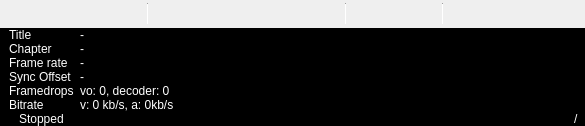
  <widget class="QWidget" name="centralwidget">
   <layout class="QVBoxLayout" name="centralwidgetLAyout">
    <property name="spacing">
     <number>0</number>
    </property>
    <property name="leftMargin">
     <number>0</number>
    </property>
    <property name="topMargin">
     <number>0</number>
    </property>
    <property name="rightMargin">
     <number>0</number>
    </property>
    <property name="bottomMargin">
     <number>0</number>
    </property>
    <item>
     <widget class="QWidget" name="mpvWidget" native="true">
      <layout class="QVBoxLayout" name="mpvWidgetLayout">
       <property name="spacing">
        <number>0</number>
       </property>
       <property name="leftMargin">
        <number>0</number>
       </property>
       <property name="topMargin">
        <number>0</number>
       </property>
       <property name="rightMargin">
        <number>0</number>
       </property>
       <property name="bottomMargin">
        <number>0</number>
       </property>
      </layout>
     </widget>
    </item>
    <item>
     <widget class="QWidget" name="bottomArea" native="true">
      <property name="autoFillBackground">
       <bool>true</bool>
      </property>
      <layout class="QVBoxLayout" name="bottomAreaLayout">
       <property name="spacing">
        <number>0</number>
       </property>
       <property name="sizeConstraint">
        <enum>QLayout::SizeConstraint::SetMinimumSize</enum>
       </property>
       <property name="leftMargin">
        <number>0</number>
       </property>
       <property name="topMargin">
        <number>0</number>
       </property>
       <property name="rightMargin">
        <number>0</number>
       </property>
       <property name="bottomMargin">
        <number>0</number>
       </property>
       <item>
        <widget class="QFrame" name="controlSection">
         <layout class="QVBoxLayout" name="controlSectionLayout">
          <property name="spacing">
           <number>0</number>
          </property>
          <property name="leftMargin">
           <number>0</number>
          </property>
          <property name="topMargin">
           <number>0</number>
          </property>
          <property name="rightMargin">
           <number>0</number>
          </property>
          <property name="bottomMargin">
           <number>0</number>
          </property>
          <item>
           <widget class="QWidget" name="seekbar" native="true">
            <layout class="QHBoxLayout" name="seekbarLayout">
             <property name="leftMargin">
              <number>6</number>
             </property>
             <property name="topMargin">
              <number>0</number>
             </property>
             <property name="rightMargin">
              <number>6</number>
             </property>
             <property name="bottomMargin">
              <number>0</number>
             </property>
            </layout>
           </widget>
          </item>
          <item>
           <widget class="QWidget" name="controlbar" native="true">
            <layout class="QHBoxLayout" name="controlbarLayout" stretch="0,0,0,0,0,0,0,0,0,0,0,0,0,0,1,0,0,0,0,0,0,0,0">
             <property name="leftMargin">
              <number>6</number>
             </property>
             <property name="topMargin">
              <number>3</number>
             </property>
             <property name="rightMargin">
              <number>6</number>
             </property>
             <property name="bottomMargin">
              <number>3</number>
             </property>
             <item>
              <widget class="QPushButton" name="play">
               <property name="enabled">
                <bool>false</bool>
               </property>
               <property name="toolTip">
                <string>Play</string>
               </property>
               <property name="icon">
                <iconset>
                 <normalon>:/images/theme/black/media-playback-start.svg</normalon>
                </iconset>
               </property>
               <property name="checkable">
                <bool>true</bool>
               </property>
               <property name="flat">
                <bool>true</bool>
               </property>
              </widget>
             </item>
             <item>
              <widget class="QPushButton" name="pause">
               <property name="enabled">
                <bool>false</bool>
               </property>
               <property name="toolTip">
                <string>Pause</string>
               </property>
               <property name="icon">
                <iconset>
                 <normalon>:/images/theme/black/media-playback-pause.svg</normalon>
                </iconset>
               </property>
               <property name="checkable">
                <bool>true</bool>
               </property>
               <property name="flat">
                <bool>true</bool>
               </property>
              </widget>
             </item>
             <item>
              <widget class="QPushButton" name="stop">
               <property name="enabled">
                <bool>false</bool>
               </property>
               <property name="toolTip">
                <string>Stop</string>
               </property>
               <property name="icon">
                <iconset>
                 <normalon>:/images/theme/black/media-playback-stop.svg</normalon>
                </iconset>
               </property>
               <property name="checkable">
                <bool>true</bool>
               </property>
               <property name="flat">
                <bool>true</bool>
               </property>
              </widget>
             </item>
             <item>
              <spacer name="controlbarSpacer1">
               <property name="orientation">
                <enum>Qt::Orientation::Horizontal</enum>
               </property>
               <property name="sizeType">
                <enum>QSizePolicy::Policy::Fixed</enum>
               </property>
               <property name="sizeHint" stdset="0">
                <size>
                 <width>3</width>
                 <height>20</height>
                </size>
               </property>
              </spacer>
             </item>
             <item>
              <widget class="Line" name="verticalLine1">
               <property name="maximumSize">
                <size>
                 <width>1</width>
                 <height>40</height>
                </size>
               </property>
               <property name="orientation">
                <enum>Qt::Orientation::Vertical</enum>
               </property>
              </widget>
             </item>
             <item>
              <spacer name="controlbarSpacer1b">
               <property name="orientation">
                <enum>Qt::Orientation::Horizontal</enum>
               </property>
               <property name="sizeType">
                <enum>QSizePolicy::Policy::Fixed</enum>
               </property>
               <property name="sizeHint" stdset="0">
                <size>
                 <width>4</width>
                 <height>20</height>
                </size>
               </property>
              </spacer>
             </item>
             <item>
              <widget class="QPushButton" name="skipBackward">
               <property name="enabled">
                <bool>false</bool>
               </property>
               <property name="toolTip">
                <string>Skip Backward</string>
               </property>
               <property name="icon">
                <iconset>
                 <normalon>:/images/theme/black/go-previous.svg</normalon>
                </iconset>
               </property>
               <property name="flat">
                <bool>true</bool>
               </property>
              </widget>
             </item>
             <item>
              <widget class="QPushButton" name="speedDecrease">
               <property name="enabled">
                <bool>false</bool>
               </property>
               <property name="toolTip">
                <string>Speed Decrease</string>
               </property>
               <property name="icon">
                <iconset>
                 <normalon>:/images/theme/black/media-seek-backward.svg</normalon>
                </iconset>
               </property>
               <property name="flat">
                <bool>true</bool>
               </property>
              </widget>
             </item>
             <item>
              <widget class="QPushButton" name="speedIncrease">
               <property name="enabled">
                <bool>false</bool>
               </property>
               <property name="toolTip">
                <string>Speed Increase</string>
               </property>
               <property name="icon">
                <iconset>
                 <normalon>:/images/theme/black/media-seek-forward.svg</normalon>
                </iconset>
               </property>
               <property name="flat">
                <bool>true</bool>
               </property>
              </widget>
             </item>
             <item>
              <widget class="QPushButton" name="skipForward">
               <property name="enabled">
                <bool>false</bool>
               </property>
               <property name="toolTip">
                <string>Skip Forward</string>
               </property>
               <property name="icon">
                <iconset>
                 <normalon>:/images/theme/black/go-next.svg</normalon>
                </iconset>
               </property>
               <property name="flat">
                <bool>true</bool>
               </property>
              </widget>
             </item>
             <item>
              <spacer name="controlbarSpacer2">
               <property name="orientation">
                <enum>Qt::Orientation::Horizontal</enum>
               </property>
               <property name="sizeType">
                <enum>QSizePolicy::Policy::Fixed</enum>
               </property>
               <property name="sizeHint" stdset="0">
                <size>
                 <width>3</width>
                 <height>20</height>
                </size>
               </property>
              </spacer>
             </item>
             <item>
              <widget class="Line" name="verticalLine2">
               <property name="maximumSize">
                <size>
                 <width>1</width>
                 <height>40</height>
                </size>
               </property>
               <property name="orientation">
                <enum>Qt::Orientation::Vertical</enum>
               </property>
              </widget>
             </item>
             <item>
              <spacer name="controlbarSpacer2b">
               <property name="orientation">
                <enum>Qt::Orientation::Horizontal</enum>
               </property>
               <property name="sizeType">
                <enum>QSizePolicy::Policy::Fixed</enum>
               </property>
               <property name="sizeHint" stdset="0">
                <size>
                 <width>4</width>
                 <height>20</height>
                </size>
               </property>
              </spacer>
             </item>
             <item>
              <widget class="QPushButton" name="stepBackward">
               <property name="enabled">
                <bool>false</bool>
               </property>
               <property name="toolTip">
                <string>Step Backward</string>
               </property>
               <property name="icon">
                <iconset>
                 <normalon>:/images/theme/black/media-skip-backward.svg</normalon>
                </iconset>
               </property>
               <property name="flat">
                <bool>true</bool>
               </property>
              </widget>
             </item>
             <item>
              <widget class="QPushButton" name="stepForward">
               <property name="enabled">
                <bool>false</bool>
               </property>
               <property name="maximumSize">
                <size>
                 <width>31</width>
                 <height>40</height>
                </size>
               </property>
               <property name="toolTip">
                <string>Step Forward</string>
               </property>
               <property name="icon">
                <iconset>
                 <normalon>:/images/theme/black/media-skip-forward.svg</normalon>
                </iconset>
               </property>
               <property name="flat">
                <bool>true</bool>
               </property>
              </widget>
             </item>
             <item>
              <spacer name="controlbarSpacer3">
               <property name="orientation">
                <enum>Qt::Orientation::Horizontal</enum>
               </property>
               <property name="sizeType">
                <enum>QSizePolicy::Policy::Fixed</enum>
               </property>
               <property name="sizeHint" stdset="0">
                <size>
                 <width>3</width>
                 <height>20</height>
                </size>
               </property>
              </spacer>
             </item>
             <item>
              <widget class="Line" name="verticalLine3">
               <property name="maximumSize">
                <size>
                 <width>1</width>
                 <height>40</height>
                </size>
               </property>
               <property name="orientation">
                <enum>Qt::Orientation::Vertical</enum>
               </property>
              </widget>
             </item>
             <item>
              <spacer name="controlbarSpacer3b">
               <property name="orientation">
                <enum>Qt::Orientation::Horizontal</enum>
               </property>
               <property name="sizeType">
                <enum>QSizePolicy::Policy::Fixed</enum>
               </property>
               <property name="sizeHint" stdset="0">
                <size>
                 <width>4</width>
                 <height>20</height>
                </size>
               </property>
              </spacer>
             </item>
             <item>
              <spacer name="controlbarSpacer4">
               <property name="orientation">
                <enum>Qt::Orientation::Horizontal</enum>
               </property>
               <property name="sizeHint" stdset="0">
                <size>
                 <width>40</width>
                 <height>20</height>
                </size>
               </property>
              </spacer>
             </item>
             <item>
              <widget class="QPushButton" name="subs">
               <property name="enabled">
                <bool>false</bool>
               </property>
               <property name="toolTip">
                <string>Subtitles</string>
               </property>
               <property name="icon">
                <iconset>
                 <normalon>:/images/theme/black/view-media-subtitles.svg</normalon>
                </iconset>
               </property>
               <property name="checkable">
                <bool>true</bool>
               </property>
               <property name="flat">
                <bool>true</bool>
               </property>
              </widget>
             </item>
             <item>
              <widget class="QPushButton" name="mute">
               <property name="enabled">
                <bool>false</bool>
               </property>
               <property name="toolTip">
                <string>Mute</string>
               </property>
               <property name="icon">
                <iconset resource="build/.qt/rcc/res.qrc">
                 <normaloff>:/images/theme/black/player-volume.svg</normaloff>
                 <normalon>:/images/theme/black/player-volume-muted.svg</normalon>:/images/theme/black/player-volume.svg</iconset>
               </property>
               <property name="checkable">
                <bool>true</bool>
               </property>
               <property name="flat">
                <bool>true</bool>
               </property>
              </widget>
             </item>
            </layout>
           </widget>
          </item>
         </layout>
        </widget>
       </item>
       <item>
        <widget class="QFrame" name="infoSection">
         <property name="styleSheet">
          <string notr="true">color: rgb(255, 255, 255);
 background-color: rgb(0, 0, 0);</string>
         </property>
         <property name="frameShape">
          <enum>QFrame::Shape::NoFrame</enum>
         </property>
         <property name="frameShadow">
          <enum>QFrame::Shadow::Raised</enum>
         </property>
         <layout class="QVBoxLayout" name="infoSectionLayout">
          <property name="spacing">
           <number>0</number>
          </property>
          <property name="leftMargin">
           <number>0</number>
          </property>
          <property name="topMargin">
           <number>0</number>
          </property>
          <property name="rightMargin">
           <number>0</number>
          </property>
          <property name="bottomMargin">
           <number>0</number>
          </property>
          <item>
           <widget class="QWidget" name="infoStats" native="true">
            <layout class="QFormLayout" name="infoStatsLayout">
             <property name="verticalSpacing">
              <number>0</number>
             </property>
             <property name="topMargin">
              <number>0</number>
             </property>
             <property name="bottomMargin">
              <number>0</number>
             </property>
             <item row="0" column="0">
              <widget class="QLabel" name="titleLabel">
               <property name="text">
                <string>Title</string>
               </property>
              </widget>
             </item>
             <item row="0" column="1">
              <widget class="QLabel" name="title">
               <property name="text">
                <string notr="true">-</string>
               </property>
               <property name="leftMargin" stdset="0">
                <number>10</number>
               </property>
              </widget>
             </item>
             <item row="1" column="0">
              <widget class="QLabel" name="chapterLabel">
               <property name="text">
                <string>Chapter</string>
               </property>
              </widget>
             </item>
             <item row="1" column="1">
              <widget class="QLabel" name="chapter">
               <property name="text">
                <string notr="true">-</string>
               </property>
               <property name="leftMargin" stdset="0">
                <number>10</number>
               </property>
              </widget>
             </item>
             <item row="2" column="0">
              <widget class="QLabel" name="framerateLabel">
               <property name="text">
                <string>Frame rate</string>
               </property>
              </widget>
             </item>
             <item row="2" column="1">
              <widget class="QLabel" name="framerate">
               <property name="text">
                <string notr="true">-</string>
               </property>
               <property name="leftMargin" stdset="0">
                <number>10</number>
               </property>
              </widget>
             </item>
             <item row="3" column="0">
              <widget class="QLabel" name="avsyncLabel">
               <property name="text">
                <string>Sync Offset</string>
               </property>
              </widget>
             </item>
             <item row="3" column="1">
              <widget class="QLabel" name="avsync">
               <property name="text">
                <string notr="true">-</string>
               </property>
               <property name="leftMargin" stdset="0">
                <number>10</number>
               </property>
              </widget>
             </item>
             <item row="4" column="0">
              <widget class="QLabel" name="framedropsLabel">
               <property name="text">
                <string>Framedrops</string>
               </property>
              </widget>
             </item>
             <item row="4" column="1">
              <widget class="QLabel" name="framedrops">
               <property name="text">
                <string>vo: 0, decoder: 0</string>
               </property>
               <property name="leftMargin" stdset="0">
                <number>10</number>
               </property>
              </widget>
             </item>
             <item row="5" column="0">
              <widget class="QLabel" name="bitrateLabel">
               <property name="text">
                <string>Bitrate</string>
               </property>
              </widget>
             </item>
             <item row="5" column="1">
              <widget class="QLabel" name="bitrate">
               <property name="text">
                <string>v: 0 kb/s, a: 0kb/s</string>
               </property>
               <property name="leftMargin" stdset="0">
                <number>10</number>
               </property>
              </widget>
             </item>
            </layout>
           </widget>
          </item>
          <item>
           <widget class="QWidget" name="statusbar" native="true">
            <layout class="QHBoxLayout" name="statusbarLayout" stretch="0,1,0">
             <property name="leftMargin">
              <number>6</number>
             </property>
             <property name="topMargin">
              <number>0</number>
             </property>
             <property name="rightMargin">
              <number>6</number>
             </property>
             <property name="bottomMargin">
              <number>0</number>
             </property>
             <item>
              <widget class="QLabel" name="tinyicon">
               <property name="pixmap">
                <pixmap resource="build/.qt/rcc/res.qrc">:/images/icon/tinyicon.svg</pixmap>
               </property>
              </widget>
             </item>
             <item>
              <widget class="QLabel" name="status">
               <property name="text">
                <string>Stopped</string>
               </property>
              </widget>
             </item>
             <item>
              <widget class="QLabel" name="timeGap">
               <property name="text">
                <string notr="true">/</string>
               </property>
              </widget>
             </item>
            </layout>
           </widget>
          </item>
         </layout>
        </widget>
       </item>
      </layout>
     </widget>
    </item>
   </layout>
  </widget>
